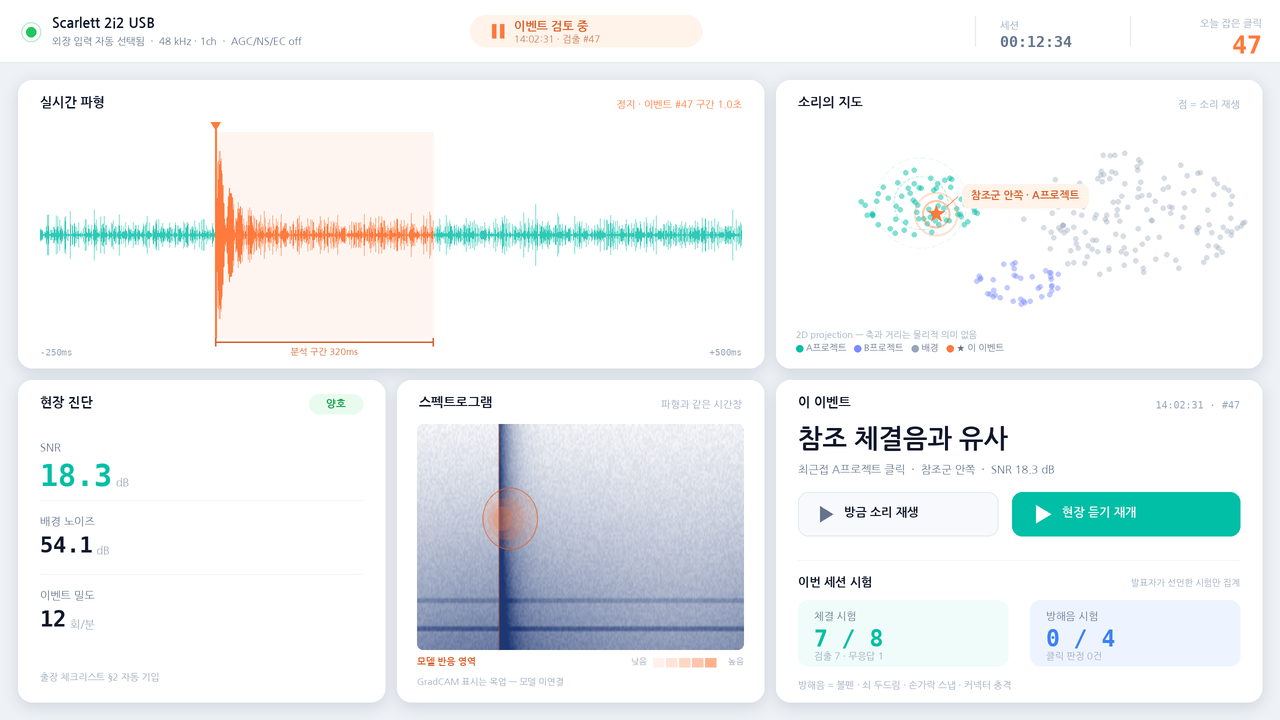

Reproduce this figure in Python.
"""Render a static mockup PNG of the 1-Day Demo screen (no browser needed).

State shown: FROZEN — a click was detected and the three main views are held
on that single event until the presenter resumes.

버저닝: 아래 VERSION/SLUG/NOTE 세 줄만 바꾸고 실행하면
mockups/ 에 PNG + 그 버전을 만든 스크립트 사본 + INDEX.md 한 줄이 함께 남는다.
같은 VERSION 으로 다시 실행하면 그 버전을 덮어쓴다.
"""
import math
import shutil
from pathlib import Path

import numpy as np
from PIL import Image, ImageDraw, ImageFont, ImageFilter

# ── 이 버전의 정체 ──────────────────────────────────────────────
VERSION = "v01"
SLUG = "frozen-event"
NOTE = ("정지(freeze) 상태 · 파형 60% + 지도 40% 나란히 · 스펙트로그램 축소 · "
        "검출 로그를 버리고 '이 이벤트 판정 + 시험 성적표'로 교체")

BASE = Path(__file__).resolve().parent
VDIR = BASE / "mockups"
VDIR.mkdir(exist_ok=True)
OUT = VDIR / f"{VERSION}_{SLUG}.png"

S = 2                       # supersample scale
W, H = 1280 * S, 720 * S

KR = "/home/myeonghoon/.local/share/fonts/NanumGothic-Regular.ttf"
KRB = "/home/myeonghoon/.local/share/fonts/NanumGothic-Bold.ttf"
MN = "/usr/share/fonts/truetype/dejavu/DejaVuSansMono.ttf"
MNB = "/usr/share/fonts/truetype/dejavu/DejaVuSansMono-Bold.ttf"
f = lambda p, s: ImageFont.truetype(p, int(s * S))

BG, CARD, LINE = "#eef2f7", "#ffffff", "#e3e9f0"
TX, TX2, TX3 = "#0f172a", "#64748b", "#9aa8bb"
ACC, HOT, OK = "#00bfa6", "#ff7a3d", "#22c55e"
SOFT = "#f7f9fc"

ONSET = 0.25          # 정지 화면의 시간창 안에서 클릭이 놓인 위치 (pre-roll 250ms)
ANLZ = 0.56           # 분석 구간 끝

img = Image.new("RGB", (W, H), BG)
rng = np.random.default_rng(20260817)


def px(*a):
    return [int(v * S) for v in a]


def txt(dr, x, y, s, font, fill=TX, anchor="la"):
    dr.text((int(x * S), int(y * S)), s, font=font, fill=fill, anchor=anchor)


def tw(dr, s, font):
    return dr.textlength(s, font=font) / S


# ── 세로 정렬: 좌우 두 컬럼(18–764 / 776–1262)을 위·아래 모두 공유 ──
CARDS = {
    "wave":  (18, 80, 764, 368),
    "map":   (776, 80, 1262, 368),
    "stat":  (18, 380, 385, 702),
    "spec":  (397, 380, 764, 702),
    "judge": (776, 380, 1262, 702),
}
sh = Image.new("RGBA", (W, H), (0, 0, 0, 0))
shd = ImageDraw.Draw(sh)
for x0, y0, x1, y1 in CARDS.values():
    shd.rounded_rectangle(px(x0, y0 + 3, x1, y1 + 5), radius=int(14 * S), fill=(30, 55, 95, 34))
img = Image.alpha_composite(img.convert("RGBA"), sh.filter(ImageFilter.GaussianBlur(7 * S))).convert("RGB")
d = ImageDraw.Draw(img, "RGBA")
for x0, y0, x1, y1 in CARDS.values():
    d.rounded_rectangle(px(x0, y0, x1, y1), radius=int(14 * S), fill=CARD)


def head(key, title, right=None, rcol=TX3):
    x0, y0, x1, y1 = CARDS[key]
    txt(d, x0 + 22, y0 + 16, title, f(KRB, 13), TX)
    if right:
        txt(d, x1 - 22, y0 + 19, right, f(KR, 10), rcol, anchor="ra")
    return x0, y0, x1, y1


# ═══ 헤더 ═══════════════════════════════════════════════════════
d.rectangle(px(0, 0, 1280, 62), fill=CARD)
d.line(px(0, 62, 1280, 62), fill=LINE, width=S)

d.ellipse(px(26, 27, 36, 37), fill=OK)
d.ellipse(px(21, 22, 41, 42), outline=(34, 197, 94, 70), width=int(1.5 * S))
txt(d, 52, 16, "Scarlett 2i2 USB", f(KRB, 14), TX)
txt(d, 52, 36, "외장 입력 자동 선택됨  ·  48 kHz · 1ch  ·  AGC/NS/EC off", f(KR, 10), TX2)

# 상태 배지 — 정지 중임을 헤더가 계속 알려준다
bw = 232
d.rounded_rectangle(px(470, 15, 470 + bw, 47), radius=int(16 * S), fill="#fff3ea")
d.rectangle(px(492, 24, 496, 38), fill=HOT)
d.rectangle(px(500, 24, 504, 38), fill=HOT)
txt(d, 514, 20, "이벤트 검토 중", f(KRB, 12), "#d9612a")
txt(d, 514, 34, "14:02:31 · 검출 #47", f(KR, 9.5), "#c47a53")

txt(d, 1000, 20, "세션", f(KR, 10), TX3)
txt(d, 1000, 33, "00:12:34", f(MNB, 15), TX2)
txt(d, 1262, 18, "오늘 잡은 클릭", f(KR, 10), TX3, anchor="ra")
txt(d, 1262, 30, "47", f(MNB, 25), HOT, anchor="ra")
d.line(px(975, 16, 975, 46), fill=LINE, width=S)
d.line(px(1130, 16, 1130, 46), fill=LINE, width=S)


# ═══ 1. 실시간 파형 — 정지, 이벤트 구간 확대 ════════════════════
x0, y0, x1, y1 = head("wave", "실시간 파형", "정지 · 이벤트 #47 구간 1.0초", HOT)
wx0, wx1 = x0 + 22, x1 - 22
wcy, wamp = (y0 + 56 + y1 - 34) / 2, (y1 - 34 - y0 - 56) / 2
n = int((wx1 - wx0) * S)

env = .055 + rng.random(n) * .045
sig = rng.normal(0, 1, n) * env
c = int(ONSET * n)
L = int(n * .30)
k = np.arange(L)
sig[c:c + L] += np.exp(-k / (L * .10)) * np.sin(k * .16) * .92
sig = np.clip(sig, -1, 1)

ax = wx0 + (wx1 - wx0) * ONSET
bx = wx0 + (wx1 - wx0) * ANLZ
d.rectangle(px(ax, y0 + 52, bx, y1 - 30), fill=(255, 122, 61, 20))   # 분석 구간
d.line(px(wx0, wcy, wx1, wcy), fill="#eef2f7", width=S)
for i in range(n):
    v = abs(sig[i]) * wamp
    xx = wx0 * S + i
    inw = ax * S <= xx <= bx * S
    d.line([xx, wcy * S - v * S, xx, wcy * S + v * S],
           fill=HOT if inw else "#2fc9b6", width=1)

d.line(px(ax, y0 + 46, ax, y1 - 30), fill=HOT, width=int(2 * S))
d.polygon([px(ax - 5, y0 + 42), px(ax + 5, y0 + 42), px(ax, y0 + 50)], fill=HOT)
# 분석 구간 bracket
by = y1 - 26
d.line(px(ax, by, bx, by), fill="#d9612a", width=int(1.5 * S))
for e in (ax, bx):
    d.line(px(e, by - 4, e, by + 4), fill="#d9612a", width=int(1.5 * S))
txt(d, (ax + bx) / 2, by + 5, "분석 구간 320ms", f(KR, 9), "#d9612a", anchor="ma")
txt(d, wx0, by + 5, "-250ms", f(MN, 9), TX3)
txt(d, wx1, by + 5, "+500ms", f(MN, 9), TX3, anchor="ra")


# ═══ 2. 소리의 지도 — 정지, 이 이벤트의 위치 ════════════════════
x0, y0, x1, y1 = head("map", "소리의 지도", "점 = 소리 재생")
gx0, gy0 = x0 + 20, y0 + 44
gw2, gh2 = (x1 - 20) - gx0, (y1 - 46) - gy0
mp = lambda u, v: ((gx0 + u * gw2) * S, (gy0 + v * gh2) * S)

CL = [(.28, .40, .135, (0, 191, 166, 125), 70, True),
      (.50, .80, .095, (124, 140, 255, 115), 40, False),
      (.76, .46, .255, (150, 165, 185, 95), 150, False)]
for cu, cv, r, col, cnt, near in CL:
    if near:                                            # 최근접 참조군만 강조
        cx, cy = mp(cu, cv)
        for m, al in ((1.0, 75), (1.7, 30)):
            rad = r * min(gw2, gh2) * m * S
            for a in range(0, 360, 10):
                a0, a1 = math.radians(a), math.radians(a + 5.5)
                d.line([cx + math.cos(a0) * rad, cy + math.sin(a0) * rad,
                        cx + math.cos(a1) * rad, cy + math.sin(a1) * rad],
                       fill=(0, 191, 166, al), width=int(1.2 * S))
    for _ in range(cnt):
        a, dd = rng.uniform(0, 6.28), math.sqrt(rng.random()) * r
        cx, cy = mp(cu + math.cos(a) * dd, cv + math.sin(a) * dd * 1.25)
        d.ellipse([cx - 2.5 * S, cy - 2.5 * S, cx + 2.5 * S, cy + 2.5 * S], fill=col)

sx, sy = mp(.315, .455)
for rr, al in ((22, 60), (14, 105)):
    d.ellipse([sx - rr * S, sy - rr * S, sx + rr * S, sy + rr * S],
              outline=(255, 122, 61, al), width=int(2 * S))
star = []
for i in range(10):
    a = -math.pi / 2 + i * math.pi / 5
    rr = (3.6 if i % 2 else 9.0) * S
    star.append((sx + math.cos(a) * rr, sy + math.sin(a) * rr))
d.polygon(star, fill=HOT)

# 콜아웃
cxx, cyy = sx / S + 26, sy / S - 30
d.line(px(sx / S + 11, sy / S - 8, cxx - 4, cyy + 12), fill=(217, 97, 42, 150), width=int(1.3 * S))
lbl = "참조군 안쪽 · A프로젝트"
lw = tw(d, lbl, f(KRB, 10.5)) + 18
d.rounded_rectangle(px(cxx, cyy, cxx + lw, cyy + 24), radius=int(7 * S), fill="#fff3ea")
txt(d, cxx + 9, cyy + 6, lbl, f(KRB, 10.5), "#d9612a")

txt(d, x0 + 20, y1 - 38, "2D projection — 축과 거리는 물리적 의미 없음", f(KR, 9), TX3)
lx = x0 + 20
for col, nm in [((0, 191, 166), "A프로젝트"), ((124, 140, 255), "B프로젝트"),
                ((150, 165, 185), "배경"), ((255, 122, 61), "★ 이 이벤트")]:
    d.ellipse(px(lx, y1 - 23, lx + 7, y1 - 16), fill=col)
    txt(d, lx + 10, y1 - 25, nm, f(KR, 9), TX2)
    lx += tw(d, nm, f(KR, 9)) + 18


# ═══ 3. 현장 진단 ═══════════════════════════════════════════════
x0, y0, x1, y1 = head("stat", "현장 진단")
d.rounded_rectangle(px(x1 - 76, y0 + 14, x1 - 22, y0 + 34), radius=int(10 * S), fill="#e9fbef")
txt(d, x1 - 49, y0 + 24, "양호", f(KRB, 10.5), "#16a34a", anchor="mm")
for i, (k2, v, u) in enumerate([("SNR", "18.3", "dB"), ("배경 노이즈", "54.1", "dB"),
                                ("이벤트 밀도", "12", "회/분")]):
    yy = y0 + 62 + i * 74
    txt(d, x0 + 22, yy, k2, f(KR, 11), TX2)
    fs = 30 if i == 0 else 22
    txt(d, x0 + 22, yy + 16, v, f(MNB, fs), ACC if i == 0 else TX)
    txt(d, x0 + 26 + tw(d, v, f(MNB, fs)), yy + (35 if i == 0 else 29), u, f(KR, 11), TX3)
    if i < 2:
        d.line(px(x0 + 22, yy + 58, x1 - 22, yy + 58), fill="#f1f5f9", width=S)
txt(d, x0 + 22, y1 - 30, "출장 체크리스트 §2 자동 기입", f(KR, 9.5), TX3)


# ═══ 4. 스펙트로그램 — 같은 시간창 + attribution ════════════════
x0, y0, x1, y1 = head("spec", "스펙트로그램", "파형과 같은 시간창")
sx0, sy0 = x0 + 20, y0 + 44
sx1, sy1 = x1 - 20, y1 - 52
gw, gh = int((sx1 - sx0) * S), int((sy1 - sy0) * S)

nb, nt = 96, 260
prof = np.linspace(.06, .70, nb)[:, None] ** 1.35
base = prof * (.88 + .12 * np.sin(np.linspace(0, 6, nt)))[None, :] + rng.random((nb, nt)) * .10
for row, amp in [(int(nb * .90), .26), (int(nb * .78), .16)]:
    base[row:row + 2] += amp
cc = int(ONSET * nt)
for j in range(int(nt * .30)):                       # 클릭: 광대역 + 빠른 감쇠
    if cc + j < nt:
        base[:, cc + j] = np.clip(base[:, cc + j] + .85 * math.exp(-j / (nt * .035)), 0, 1)
base = np.clip(base, 0, 1)
lut = np.zeros((nb, nt, 3), np.uint8)
lut[..., 0] = (255 - base * 225).clip(0, 255)
lut[..., 1] = (255 - base * 200).clip(0, 255)
lut[..., 2] = (255 - base * 140).clip(0, 255)
spec = Image.fromarray(lut).resize((gw, gh), Image.BILINEAR)
mask = Image.new("L", (gw, gh), 0)
ImageDraw.Draw(mask).rounded_rectangle([0, 0, gw - 1, gh - 1], radius=int(6 * S), fill=255)
img.paste(spec, (int(sx0 * S), int(sy0 * S)), mask)
d = ImageDraw.Draw(img, "RGBA")

# attribution overlay (목업)
ax2 = sx0 + (sx1 - sx0) * ONSET
ay2 = sy0 + (sy1 - sy0) * .42
for rw, rh, al in ((46, 62, 34), (30, 42, 46), (16, 24, 62)):
    d.ellipse(px(ax2 - rw * .35, ay2 - rh / 2, ax2 + rw * .85, ay2 + rh / 2),
              fill=(255, 122, 61, al))
d.ellipse(px(ax2 - 46 * .35, ay2 - 31, ax2 + 46 * .85, ay2 + 31),
          outline=(217, 97, 42, 170), width=int(1.4 * S))
d.line(px(ax2, sy0, ax2, sy1), fill=(217, 97, 42, 120), width=int(1.4 * S))

txt(d, x0 + 20, y1 - 45, "모델 반응 영역", f(KRB, 9.5), "#d9612a")
txt(d, x1 - 20, y1 - 45, "높음", f(KR, 8.5), TX3, anchor="ra")
gx = x1 - 46 - 5 * 13
for i2, al in enumerate((28, 52, 78, 110, 150)):
    d.rectangle(px(gx + i2 * 13, y1 - 44, gx + i2 * 13 + 11, y1 - 35), fill=(255, 122, 61, al))
txt(d, gx - 6, y1 - 45, "낮음", f(KR, 8.5), TX3, anchor="ra")
txt(d, x0 + 20, y1 - 25, "GradCAM 표시는 목업 — 모델 미연결", f(KR, 9), TX3)


# ═══ 5. 판정 + 시험 성적표 ══════════════════════════════════════
x0, y0, x1, y1 = CARDS["judge"]
txt(d, x0 + 22, y0 + 16, "이 이벤트", f(KRB, 13), TX)
txt(d, x1 - 22, y0 + 19, "14:02:31 · #47", f(MN, 10), TX3, anchor="ra")

txt(d, x0 + 22, y0 + 46, "참조 체결음과 유사", f(KRB, 26), TX)
txt(d, x0 + 22, y0 + 84, "최근접 A프로젝트 클릭  ·  참조군 안쪽  ·  SNR 18.3 dB", f(KR, 11), TX2)

# 버튼 2개 — 소리 재생 / 라이브 재개는 분리
bt = y0 + 112
d.rounded_rectangle(px(x0 + 22, bt, x0 + 222, bt + 44), radius=int(10 * S), fill=SOFT, outline=LINE, width=S)
d.polygon([px(x0 + 44, bt + 14), px(x0 + 44, bt + 30), px(x0 + 57, bt + 22)], fill=TX2)
txt(d, x0 + 68, bt + 14, "방금 소리 재생", f(KRB, 12), TX)

d.rounded_rectangle(px(x0 + 236, bt, x0 + 464, bt + 44), radius=int(10 * S), fill=ACC)
d.polygon([px(x0 + 260, bt + 13), px(x0 + 260, bt + 31), px(x0 + 275, bt + 22)], fill="#ffffff")
txt(d, x0 + 286, bt + 14, "현장 듣기 재개", f(KRB, 12), "#ffffff")

d.line(px(x0 + 22, y0 + 180, x1 - 22, y0 + 180), fill="#f1f5f9", width=S)

# 시험 성적표 — 검출된 것만 세지 않고 분모를 남긴다
txt(d, x0 + 22, y0 + 196, "이번 세션 시험", f(KRB, 12), TX)
txt(d, x1 - 22, y0 + 198, "발표자가 선언한 시험만 집계", f(KR, 9), TX3, anchor="ra")

for i, (nm, val, sub, col, bgc) in enumerate([
        ("체결 시험", "7 / 8", "검출 7 · 무응답 1", ACC, "#effcf9"),
        ("방해음 시험", "0 / 4", "클릭 판정 0건", "#3b82f6", "#eef4ff")]):
    bxx = x0 + 22 + i * 232
    d.rounded_rectangle(px(bxx, y0 + 220, bxx + 210, y0 + 286), radius=int(10 * S), fill=bgc)
    txt(d, bxx + 16, y0 + 231, nm, f(KR, 10.5), TX2)
    txt(d, bxx + 16, y0 + 245, val, f(MNB, 23), col)
    txt(d, bxx + 16, y0 + 271, sub, f(KR, 9.5), TX3)

txt(d, x0 + 22, y1 - 22, "방해음 = 볼펜 · 쇠 두드림 · 손가락 스냅 · 커넥터 충격", f(KR, 9.5), TX3)

img.resize((W // S, H // S), Image.LANCZOS).save(OUT)
shutil.copy(OUT, BASE / "mockup.png")                      # latest 포인터
shutil.copy(__file__, VDIR / f"{VERSION}_{SLUG}.py")       # 그 버전을 만든 스크립트

idx = VDIR / "INDEX.md"
head = ["# 1-Day Demo 목업 버전 기록", "",
        "각 버전은 PNG + 그 PNG 를 만든 스크립트가 짝으로 남아 있다.", ""]
old = idx.read_text(encoding="utf-8").splitlines() if idx.exists() else head
rows = [l for l in old if l.startswith("- **") and not l.startswith(f"- **{VERSION}**")]
rows.append(f"- **{VERSION}** [`{VERSION}_{SLUG}.png`]({VERSION}_{SLUG}.png) — {NOTE}")
idx.write_text("\n".join(head + sorted(rows)) + "\n", encoding="utf-8")

print(f"saved : {OUT}  ({W // S}x{H // S})")
print(f"script: {VDIR / f'{VERSION}_{SLUG}.py'}")
print(f"index : {idx}")
